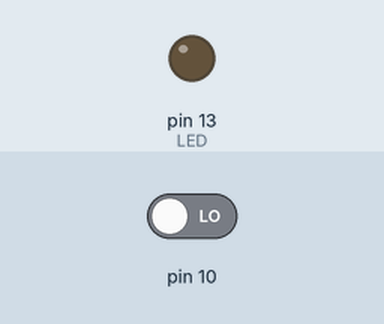
This sketch was run on a simulated Arduino Uno, built with avr-gcc and run on an emulated ATmega328P. Shown: output pins drawn as LEDs (lit = HIGH). The inputs (shaded band) are chosen by the test bench; at power-on: pin 10 LOW.

Above: at 2.8 s.
2.9 s: pin 10 driven HIGH
At 3.8 s:
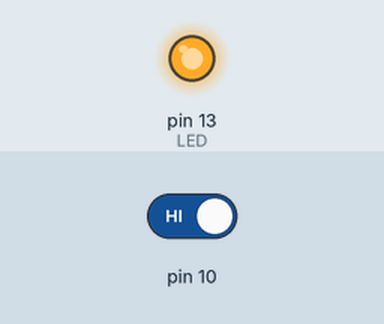
4.5 s: pin 10 driven LOW
At 5.3 s:
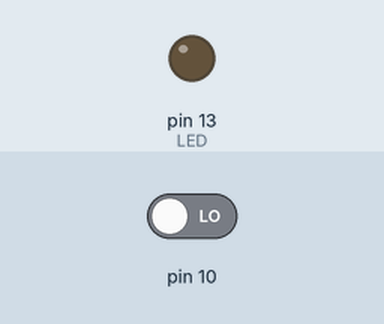
Timing chart, 0 to 7.5 s (numbered marks = the images above; inputs shaded):
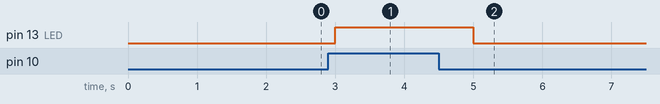

Measured:
- after the input at 2.9 s, pin 13 (LED): LOW → HIGH after 0.10 s
- after the input at 4.5 s, pin 13 (LED): HIGH → LOW after 0.50 s

The sketch:

tutorial1_PushButton.ino
```cpp
#include <avr/io.h>
#include <util/delay.h>

int main(void)
{
  DDRB |=_BV(DDB5);     // Configure port B, pin 13 as output, set bit 1
  DDRB &=~_BV(DDB2);    // Configure port B, pin 9 as input, clear bit 0
  unsigned int val=0;
  while(1)
  {
    val=PINB &_BV(PB2);// read input from pin 9
    if(val)
    {
      PORTB |=_BV(DDB5);// LED off
      _delay_ms(1000);// Wait for 1s
      }
      else
      {
        PORTB &=~_BV(DDB5);// Display Number 5
        _delay_ms(1000);// Wait for 1s
      }
   }
        return 0;
 }
```
